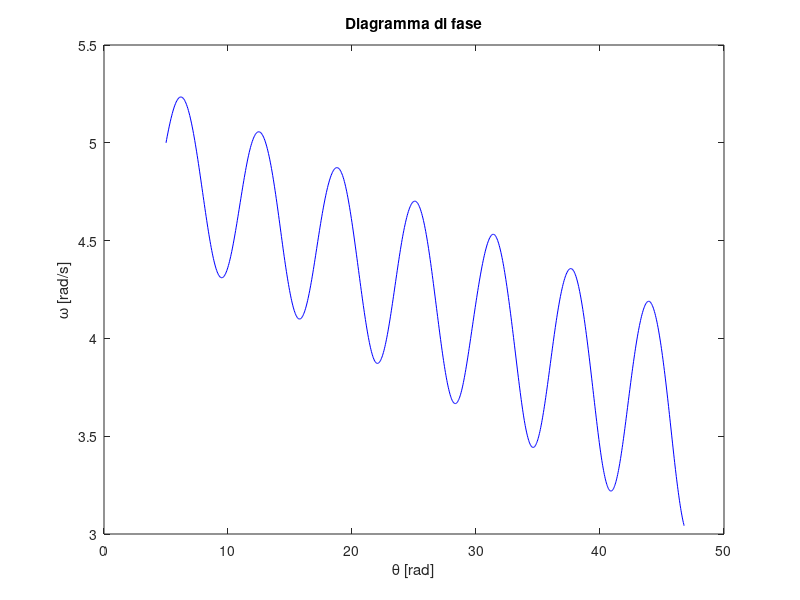
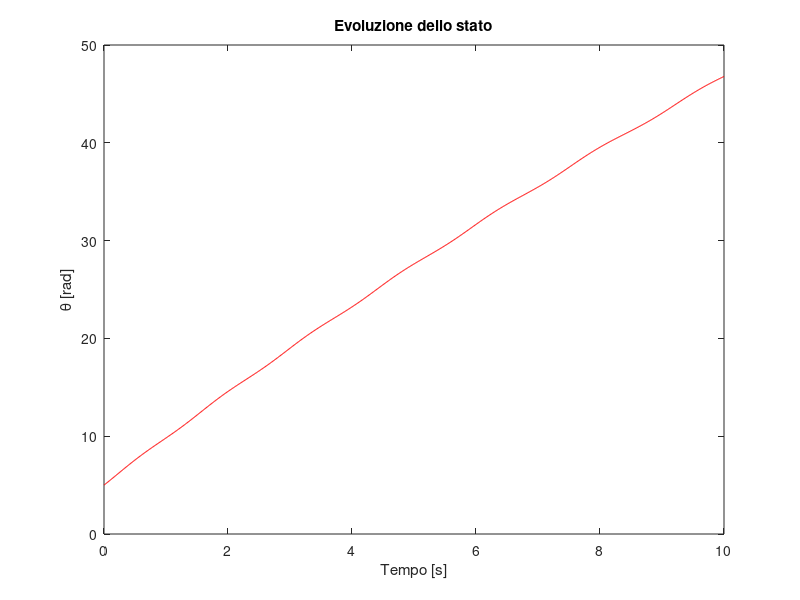

The MATLAB source for these figures, in order:
% simulazione di traiettoria e di diagramma delle fasi di un pendolo

clear; clc

g = 9.81; % m/s^2
tt = 0: 0.01 : 10;

% richiesta dei dati in input

fprintf('Inserire i parametri (costanti) per un pendolo ideale con forzatura costante\n')
l = input('Lunghezza del filo (m): ');
M = input('Massa (kg): ');
b = input('Coefficiente di attrito: ') ;
u = input('Momento in ingresso (costante): ');
theta0 = input('Angolo iniziale (rad): ');
w0 = input('Velocità angolare iniziale (rad/s): ');

% problema di Cauchy

f = @ (t, x) [x(2); -(g/l)*sin(x(1))-(b/(M*l^2))*x(2)+u/(M*l^2)];
IC = [theta0; w0];

[time, traj] = ode45(f, tt, IC);

% Grafici: diagramma di fase e posizione

% traj è un vettore colonna che a ogni istante associa l'angolo (:,1) e la
% velocità angolare (:, 2)

figure (1)
grid on
axis equal
g_phase = plot(traj(:,1), traj(:,2), 'b');
xlabel('\theta [rad]') 
ylabel('\omega [rad/s]')
title('Diagramma di fase')

figure (2)
grid on
axis equal
g_theta = plot(time, traj(:,1), 'r');
xlabel('Tempo [s]')
ylabel('\theta [rad]')
title('Evoluzione dello stato')

